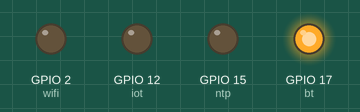
This sketch was run on a simulated ESP32. Shown: output pins drawn as LEDs (lit = HIGH).

Above: at 0.5 s.
At 2.5 s:
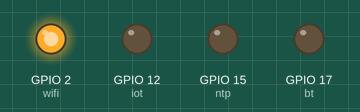
At 3.5 s:
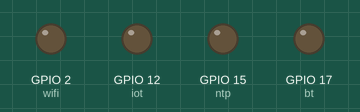
Timing chart, 0 to 5.2 s (numbered marks = the images above):
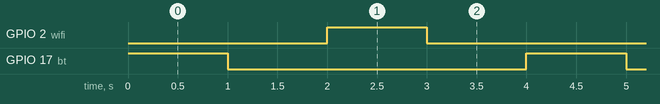

Measured:
- by itself, GPIO 2 (wifi), GPIO 17 (bt): alternates HIGH for 1.0 s and LOW for 3.0 s
- by itself, everything shown: repeats every 4.0 s, in 4 steps

The sketch:

esp32_lab1.ino
```cpp
int bt = 17;
int wifi = 2;
int ntp = 15;
int iot = 12;
void setup() {
   Serial.begin(115200);
   pinMode(bt, OUTPUT);
   pinMode(wifi, OUTPUT);
   pinMode(ntp, OUTPUT);
   pinMode(iot, OUTPUT);
}

void loop() {
   digitalWrite(bt, HIGH);
   delay(1000);
   digitalWrite(bt, LOW);
   delay(1000);
   digitalWrite(wifi, HIGH);
   delay(1000);
   digitalWrite(wifi, LOW);
   delay(1000);
}
```
